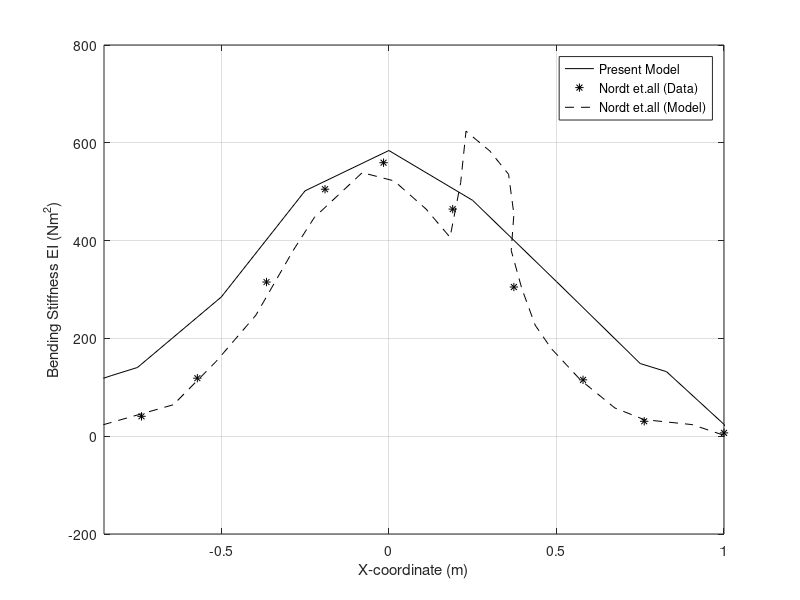

Reproduce this figure in MATLAB.
% This Code is used to validate the propsed model with the model of Nordt
% et al. A. A. Nordt, ‘Computing the mechanical properties of alpine skis’, Sports Eng., vol. 2, no. 2, p. 65, May 1999, doi: 10.1046/j.1460-2687.1999.00026.x.
% Last Update 10-05-2024
clear all
clc
close all
clear length
% Define data
Validationx = [-0.738095043,-0.571428528,-0.36507948,-0.190475974,-0.015873074,0.190475974,0.373015866,0.579364914,0.761904805,1];
Validationy = [40.67824007,118.6440371,315.2543885,505.0849255,559.3221479,464.406944,305.0849255,115.2545178,30.50877703,6.779943749];
ValiNordtx  =  [-0.992063615,-0.833333485,-0.642857208,-0.515873225,-0.396825627,-0.285714415,-0.222222121,-0.079365368,0.015873074,0.111110909,0.182539589,0.214285736,0.230158507,0.301587186,0.35714249,0.373015866,0.36507948,0.396825022,0.436507554,0.484127078,0.571428528,0.674602749,0.761904805,0.904761559,1.007936385];
ValiNordty  =  [-3.389519284,27.11886982,64.40707335,152.5423334,247.4577959,379.6612032,447.4577959,538.9832218,522.0340736,464.406944,406.7798144,518.6441664,623.7289626,583.0509812,535.5933146,454.237481,379.6612032,301.6951476,227.1188698,179.6612032,115.2545178,57.62738823,33.89829632,23.72909191,0];

% Global parameters
leng = 1.886; % Length of the Board in meters
Lr = 1.645;
YACP = -0.8285;
YFCP = 0.8285;
Ytail = -0.867;
Ytip = 1.019;

thickness = 2e-3; % Thickness of the Board in meters

% Array for the SKi K2 ChK 204 Dimensions
YL = [Ytail,YACP,-0.75,-0.5,-0.25,0,0.25,0.5,0.75,YFCP,1,Ytip]; % Keypoints along the length
tL = 1e-3 * [66,67,73,113,158,172,151,114,71,65,65,65]; % Total Thickness along X direction
b = 1e-4 * [832,867,834,721,659,649,690,782,925,974,220,0]; % Keypoints along the width
kL = 1e-3 * [6,0,.6,2.9,4.2,4.70,4.2,2.90,.6,0,24.5,30.1]; % Keypoints along the z direction

num_elements = length(YL); % Number of elements


HPly = 1e-4 * [0.205,0.205,0.255,5.550,5.550,0.255,0.205,0.205]; % Thickness of composite layers
TotalThickness = sum(HPly);

% Material properties
% ABS
E_abs = 0.055e6;
G_abs = 0.02e6;
nu_abs = 0.4;
h_abs = 8.89e-4;
h_left = 3.89e-2;
% Steel
h_steel = 0.305e-2;
E_steel = 200e9; % Young's modulus in Pa of steel
G_steel = 80e6; % Shear modulus in Pa
nu_steel = 0.3;
% CFRP
E_Grfp = 40.510e9; % Young's modulus in Pa
E2_Grfp = 7.845e9; % Young's modulus in Pa (perpendicular to fibers)
nu_Grfp = 0.283; % Poisson's ratio
G_Grfp = 3.220e9; % Shear modulus in Pa
t_Gfrp = thickness; % Thickness of each layer in meters
h_Grfp = 8.64e-4;
% Wood
E_wood = 14e9; % Young's modulus in Pa for wood
G_wood = 0.710e9;
nu_wood = 0.3; % Poisson's ratio for wood
h_wood = thickness; % Thickness of wood layer in meters

b2 = 8.89e-4;
b4 = 3e-3;
b1 = b - 2 * b4;
h1 = TotalThickness;
h2 = TotalThickness - 2.03e-3;
h4 = 1.5e-3;
r1 = tL / 2; % The distance between the global centroid and the portion center
r4 = h4 / 2;
r2 = r4 + h2 / 2;


E_Materail = [E_Grfp,E_Grfp,E_Grfp,E_wood,E_wood,E_Grfp,E_Grfp,E_Grfp];
G_Materail = [G_Grfp,G_Grfp,G_Grfp,G_wood,G_wood,G_Grfp,G_Grfp,G_Grfp];
nu_Materail = [nu_Grfp,nu_Grfp,nu_Grfp,nu_wood,nu_wood,nu_Grfp,nu_Grfp,nu_Grfp];

el = leng / num_elements;
P = 1;

r1 = tL / 2; % The distance between the global centroid and the portion center
r4 = h4 / 2;
r2 = r4 + h2 / 2;


angles = [90,90,0,0,0,90,90]; % Angle of each CFRP layer in degrees

% Function to calculate ABD matrices
function [A, B, D, inverse_Stifness_matrix] = calculate_ABD_matrices(E_mat, nu_mat, G_mat, h_mat, angles)
    % Initialize matrices A, B, and D
    A = zeros(3, 3);
    B = zeros(3, 3);
    D = zeros(3, 3);
    
    % Calculate A, B, and D matrix elements
    for i = 1:length(h_mat)-1
        if i == 4 || i == 5
            Q_mat = [E_mat(i)/(1 - nu_mat(i)^2), nu_mat(i)*E_mat(i)/(1 - nu_mat(i)^2), 0;
                     nu_mat(i)*E_mat(i)/(1 - nu_mat(i)^2), E_mat(i)/(1 - nu_mat(i)^2), 0;
                     0, 0, G_mat(i)];
        else
            Q_mat = [E_mat(i)/(1 - nu_mat(i)^2), nu_mat(i)*E_mat(i)/(1 - nu_mat(i)^2), 0;
                     nu_mat(i)*E_mat(i)/(1 - nu_mat(i)^2), E_mat(i)/(1 - nu_mat(i)^2), 0;
                     0, 0, G_mat(i)];
            angle = deg2rad(angles(i));
            cosA = cos(angle);
            sinA = sin(angle);
            cs = cosA * sinA;
            cc = cosA^2;
            ss = sinA^2;
            T = [cc, ss, cs;
                 ss, cc, -cs;
                 -2*cs, 2*cs, cc-ss];
            Q_mat = T' * Q_mat * T;
        end
        
        A = A + Q_mat * (h_mat(i+1) - h_mat(i));
        B = B + 0.5 * Q_mat * (h_mat(i+1)^2 - h_mat(i)^2);
        D = D + (1/3) * Q_mat * (h_mat(i+1)^3 - h_mat(i)^3);
    end
    
    % Calculate the compliance matrix
    A_B = [A, B; B, D];
    inverse_Stifness_matrix = inv(A_B);
end

% Function to calculate the bending stiffness of a composite laminate

   
function EI = calculate_bending_stiffness(inSM1, E_steel, E_abs, b1, b2, b4, r1, r2, r4, t4, t2)
    beta1 = inSM1(1:3, 4:6);
    delta1 = inSM1(4:6, 4:6);
    alfa1 = inSM1(1:3, 1:3);
    
    EI1 = b1 * (2 * beta1(3, 3) * r1 - delta1(3, 3) * r1^2 - alfa1(3, 3)) / (beta1(3, 3)^2 - delta1(3, 3) * alfa1(3, 3));
    EI2 = 2 * E_abs * b2 * t2 * (t2^2 / 12 + r2^2);
    EI3 = 2 * E_steel * b4 * t4 * (t4^2 / 12 + r4^2);

    G1 = (b1 * beta1(3, 3) - r1 * delta1(3, 3) * alfa1(3, 3)) / (beta1(3, 3)^2 - delta1(3, 3) * alfa1(3, 3));
    G4 = (r4 * b4 * E_abs * t4);
    G2 = (r4 * b4 * E_steel * t4);

    G3 = -(b1 * beta1(3, 3) - b1 * alfa1(3, 3)) / (beta1(3, 3)^2 - delta1(3, 3) * alfa1(3, 3));
    G5 = (r2 * b2 * E_abs * t2);
    G6 = (r4 * b4 * E_steel * t4);

    RC = (G1 + 2 * G2 + 2 * G4) / (G3 + 2 * G5 + 2 * G6);
    EI = EI1 + EI2 + EI3;
end

% Initialize variables
element_length = ones(1, num_elements) * (leng / num_elements);
BendingStiff = zeros(length(b), 1);

% Calculate bending stiffness
for j = 1:length(b)
    [A1, B1, D1, inverseM1] = calculate_ABD_matrices(E_Materail, nu_Materail, G_Materail, HPly, angles);
    EI = calculate_bending_stiffness(inverseM1, E_steel, E_abs, b1(j), b2, b4, r1(j), r2, r4, h4, h2);
    BendingStiff(j) = EI;
end

% Plot results
figure('Color', 'w')
set(gca, 'FontSize', 20)
set(gca, 'FontName', 'Times New Roman')
plot(YL, BendingStiff, 'k-', 'DisplayName', 'Present Model');
hold on;
plot(Validationx, Validationy, 'k*', 'DisplayName', 'Nordt et.all (Data)');
plot(ValiNordtx, ValiNordty, 'k--', 'DisplayName', 'Nordt et.all (Model)');
xlim([-0.850, 1.0]);
legend;
xlabel('X-coordinate (m)');
ylabel('Bending Stiffness EI (Nm^2)');
grid on;
%exportgraphics('Figure 1','Validation.png','Resolution',300)
